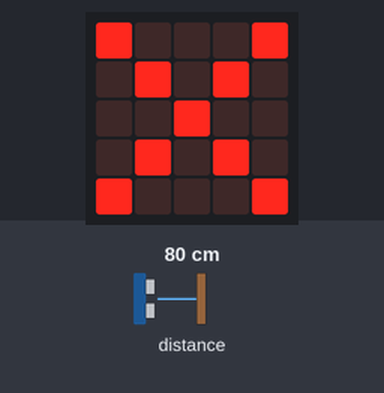
Recording of a program running on a simulated BBC micro:bit (MakeCode). Shown: the board's 5×5 LED display. Inputs (shaded band) come from the test bench; at power-on: distance to the obstacle 80 cm.

Above: at 1.2 s.
1.3 s: distance to the obstacle set to 2 cm
At 3.0 s:
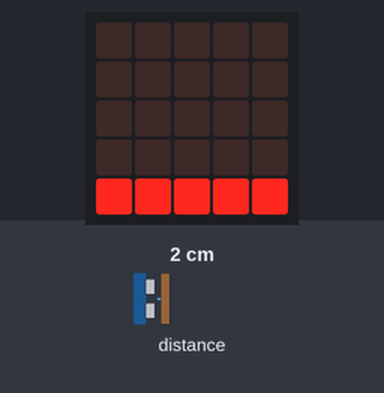
3.3 s: distance to the obstacle set to 9 cm
At 4.7 s:
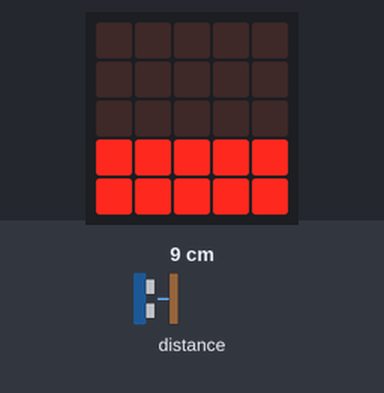
5.0 s: distance to the obstacle set to 18 cm
At 5.7 s:
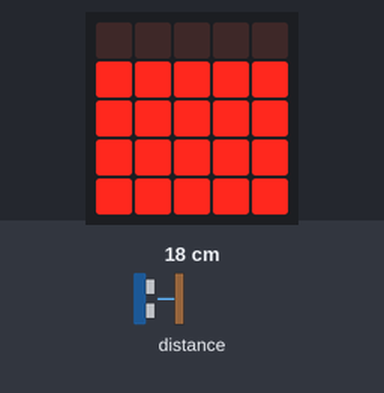
6.7 s: distance to the obstacle set to 12 cm
At 7.7 s:
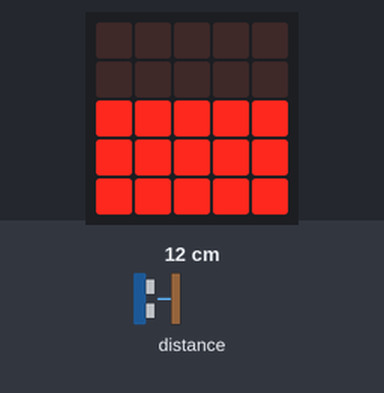
8.4 s: distance to the obstacle set to 4 cm
At 9.6 s:
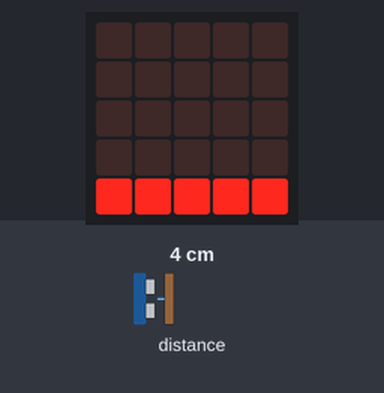
10.1 s: distance to the obstacle set to 23 cm
At 11.5 s:
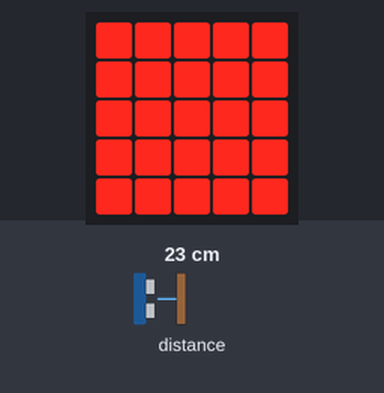
Timing chart, 0 to 12.8 s (numbered marks = the images above; inputs shaded):
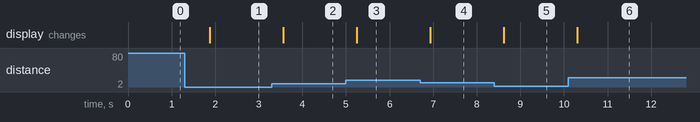

Measured:
- after the input at 1.3 s, the display: changes after 0.58 s (image 1)
- after the input at 3.3 s, the display: changes after 0.26 s (image 2)
- after the input at 5.0 s, the display: changes after 0.25 s (image 3)
- after the input at 6.7 s, the display: changes after 0.23 s (image 4)
- after the input at 8.4 s, the display: changes after 0.22 s (image 5)
- after the input at 10.1 s, the display: changes after 0.20 s (image 6)

The program:

main.ts
```typescript
let distance = 0
basic.forever(function () {
    distance = sonar.ping(
    DigitalPin.P0,
    DigitalPin.P1,
    PingUnit.Centimeters
    )
    if (distance <= 5) {
        basic.showLeds(`
            . . . . .
            . . . . .
            . . . . .
            . . . . .
            # # # # #
            `)
    } else if (distance <= 10) {
        basic.showLeds(`
            . . . . .
            . . . . .
            . . . . .
            # # # # #
            # # # # #
            `)
    } else if (distance <= 15) {
        basic.showLeds(`
            . . . . .
            . . . . .
            # # # # #
            # # # # #
            # # # # #
            `)
    } else if (distance <= 20) {
        basic.showLeds(`
            . . . . .
            # # # # #
            # # # # #
            # # # # #
            # # # # #
            `)
    } else if (distance <= 25) {
        basic.showLeds(`
            # # # # #
            # # # # #
            # # # # #
            # # # # #
            # # # # #
            `)
    } else {
        basic.showIcon(IconNames.No)
    }
})
```

test.ts
```typescript
// les tests vont ici ; cela ne sera pas compilé si ce paquet est utilisé en tant qu'extension.
```
